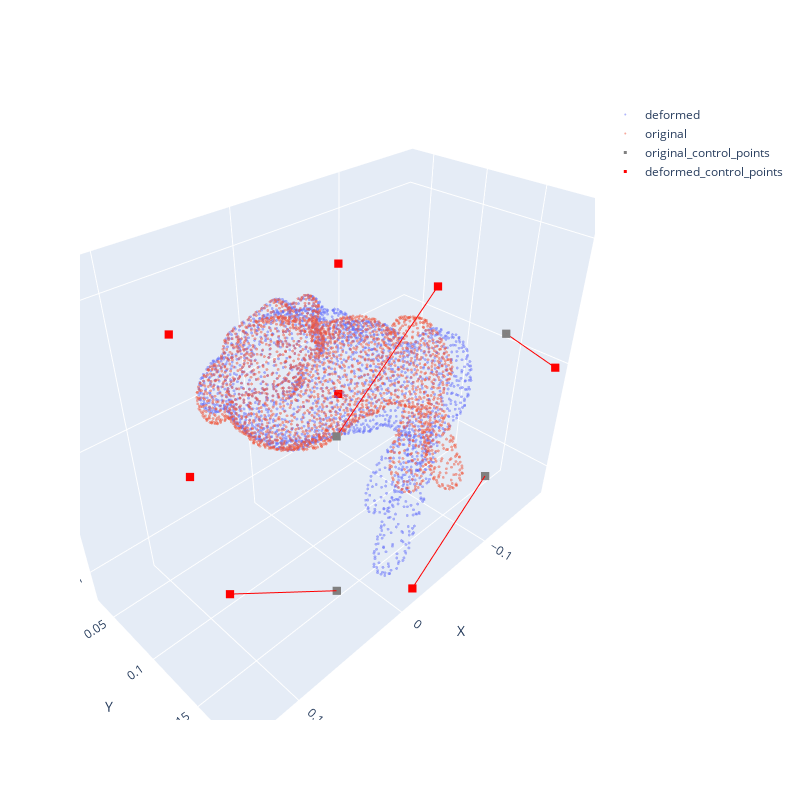

Source (notebook cell):
### Code cell
new_obstacle = ffd(obstacle)
scatter3d(
    [new_obstacle[:], obstacle[:]], 
    s=1, labels=['deformed', 'original'], 
    original_control_points=ffd.control_points(deformed=False), control_points=ffd.control_points(deformed=True),
    alpha=0.5
)

### Figure 1 — Plotly figure (JSON) as saved in the notebook; plotly's stock layout.template omitted (floating-point values rounded to 4 significant figures; data arrays with more than 128 entries replaced by an {"elided": "..."} marker saying what was removed)
{"data": [{"marker": {"opacity": 0.5, "size": 1}, "mode": "markers", "name": "deformed", "type": "scatter3d", "x": {"elided": "2503 float values"}, "y": {"elided": "2503 float values"}, "z": {"elided": "2503 float values"}}, {"marker": {"opacity": 0.5, "size": 1}, "mode": "markers", "name": "original", "type": "scatter3d", "x": {"elided": "2503 float values"}, "y": {"elided": "2503 float values"}, "z": {"elided": "2503 float values"}}, {"marker": {"color": "gray", "size": 3, "symbol": "square"}, "mode": "markers", "name": "original_control_points", "type": "scatter3d", "x": [-0.09439, -0.09439, -0.09439, -0.09439, 0.06079, 0.06079, 0.06079, 0.06079], "y": [0.0333, 0.0333, 0.187, 0.187, 0.0333, 0.0333, 0.187, 0.187], "z": [-0.06169, 0.05872, -0.06169, 0.05872, -0.06169, 0.05872, -0.06169, 0.05872]}, {"marker": {"color": "red", "size": 3, "symbol": "square"}, "mode": "markers", "name": "deformed_control_points", "type": "scatter3d", "x": [-0.09439, -0.09439, -0.0168, -0.172, 0.06079, 0.06079, 0.1384, -0.0168], "y": [0.0333, 0.0333, 0.187, 0.187, 0.0333, 0.0333, 0.187, 0.187], "z": [-0.06169, 0.05872, -0.1219, -0.001482, -0.06169, 0.05872, -0.001482, 0.1189]}, {"line": {"color": "red"}, "mode": "lines", "showlegend": false, "type": "scatter3d", "x": [-0.09439, -0.09439], "y": [0.0333, 0.0333], "z": [-0.06169, -0.06169]}, {"line": {"color": "red"}, "mode": "lines", "showlegend": false, "type": "scatter3d", "x": [-0.09439, -0.09439], "y": [0.0333, 0.0333], "z": [0.05872, 0.05872]}, {"line": {"color": "red"}, "mode": "lines", "showlegend": false, "type": "scatter3d", "x": [-0.09439, -0.0168], "y": [0.187, 0.187], "z": [-0.06169, -0.1219]}, {"line": {"color": "red"}, "mode": "lines", "showlegend": false, "type": "scatter3d", "x": [-0.09439, -0.172], "y": [0.187, 0.187], "z": [0.05872, -0.001482]}, {"line": {"color": "red"}, "mode": "lines", "showlegend": false, "type": "scatter3d", "x": [0.06079, 0.06079], "y": [0.0333, 0.0333], "z": [-0.06169, -0.06169]}, {"line": {"color": "red"}, "mode": "lines", "showlegend": false, "type": "scatter3d", "x": [0.06079, 0.06079], "y": [0.0333, 0.0333], "z": [0.05872, 0.05872]}, {"line": {"color": "red"}, "mode": "lines", "showlegend": false, "type": "scatter3d", "x": [0.06079, 0.1384], "y": [0.187, 0.187], "z": [-0.06169, -0.001482]}, {"line": {"color": "red"}, "mode": "lines", "showlegend": false, "type": "scatter3d", "x": [0.06079, -0.0168], "y": [0.187, 0.187], "z": [0.05872, 0.1189]}], "layout": {"height": 800, "scene": {"xaxis": {"title": {"text": "X"}}, "yaxis": {"title": {"text": "Y"}}, "zaxis": {"title": {"text": "Z"}}}, "width": 800}}
